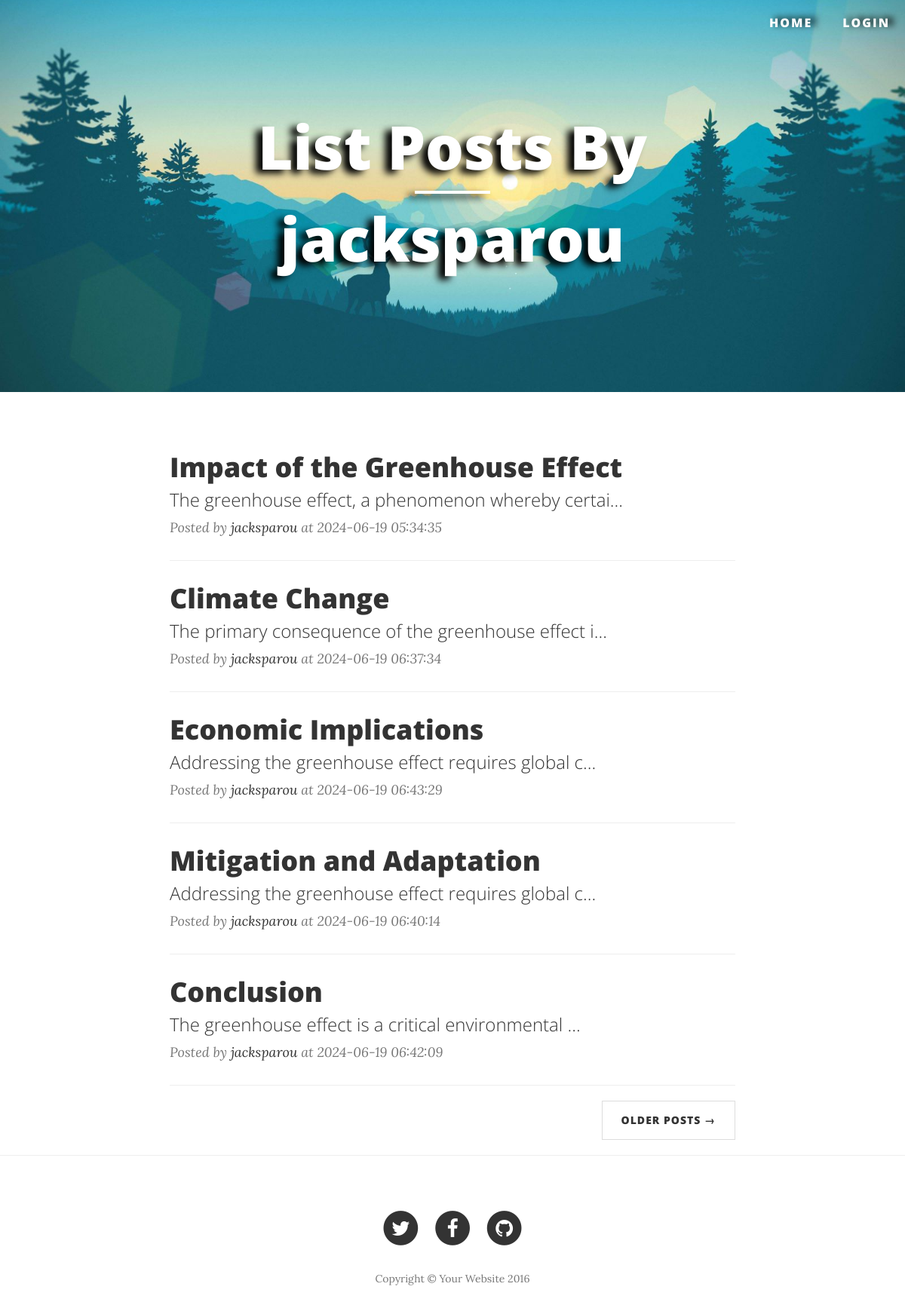
Screenshot of /view/posts/list_by_author.php?author_id=27 with the database file from the repository.
### tables this page shows
CREATE TABLE `accounts` (
  `id` int NOT NULL,
  `user_id` int NOT NULL,
  `username` varchar(100) NOT NULL,
  `password` varchar(255) NOT NULL,
  `status` int NOT NULL
);

CREATE TABLE `users` (
  `id` int NOT NULL,
  `full_name` varchar(255) NOT NULL,
  `address` varchar(255) NOT NULL,
  `age` int NOT NULL,
  `sex` varchar(10) NOT NULL,
  `phone_number` varchar(255) NOT NULL,
  `email` varchar(50) NOT NULL,
  `role` varchar(50) DEFAULT NULL,
  `status` varchar(50) DEFAULT NULL,
  `created_at` timestamp NOT NULL DEFAULT CURRENT_TIMESTAMP,
  `updated_at` timestamp NOT NULL DEFAULT CURRENT_TIMESTAMP ON UPDATE CURRENT_TIMESTAMP
);

CREATE TABLE `posts` (
  `id` int NOT NULL,
  `author_id` int NOT NULL,
  `title` varchar(100) NOT NULL,
  `content` longtext NOT NULL,
  `image` varchar(255) DEFAULT NULL,
  `status` varchar(50) DEFAULT NULL,
  `created_at` timestamp NOT NULL DEFAULT CURRENT_TIMESTAMP,
  `updated_at` timestamp NOT NULL DEFAULT CURRENT_TIMESTAMP ON UPDATE CURRENT_TIMESTAMP
);

### model/users.php (called while the page is built, shortened)
<?php
class Users
{
    private $full_name;
    public function __construct(
        $pdo,
        $id = null,
        $full_name = null,
        $address = null,
        $age = null,
        $sex = null,
        $phone_number = null,
        $email = null,
        $username = null,
        $password = null,
        $role = self::ROLE_USER,
        $status = self::STATUS_ACTIVE
    ){
        $this->full_name = $full_name;
    }
    public function getFullName() {
        return $this->full_name;
    }
    public static function getById($pdo, $id): Users
    {
        try{
            $stmt = $pdo->prepare(self::BASE_QUERY . self::TABLE. "." . self::ID. " = ?");
            $stmt->execute([$id]);
            $result = $stmt->fetchAll(PDO::FETCH_ASSOC);
            if(count($result)){
                foreach ($result as $value){
                    return new Users(
                        $pdo,
                        $value['id'],
                        $value['full_name'],
                        $value['address'],
                        $value['age'],
                        $value['sex'],
                        $value['phone_number'],
                        $value['email'],
                        $value['username'],
                        $value['password'],
                        $value['role'],
                        $value['status']
                    );
                }
            }
            return new Users($pdo);
        } catch (PDOException $e) {
            throw new exception('Cannot get user with id: '.$id.' cause: '.  $e->getMessage());
        }
    }
}

### model/blogs.php (called while the page is built, shortened)
<?php
class Blogs {
    private $pdo;
    public function __construct(
        $pdo,
        $id = null,
        $author_id = null,
        $title = null,
        $content = null,
        $image = [],
        $status = null,
        $image_path = null,
        $directory_file_call = null,
        $updated_at = null
    ){
        $this->pdo = $pdo;
    }
    public function filterByAttributes($filters) {
        try{
            $query = self::BASE_QUERY;
            foreach($filters as $filter){
                $query .= $filter[0] ." ". $filter[1] ." ". $filter[2] ." ". $filter[3];
            }
            $stmt = $this->pdo->prepare($query);
            $stmt->execute();
            return $stmt->fetchAll(PDO::FETCH_ASSOC);
        } catch (PDOException $e) {
            throw new exception('Cannot get posts with filters '.  $e->getMessage());
        }
    }
}

### view/posts/list_by_author.php (the view, shortened to what this page needs)
<?php
include_once "../../model/blogs.php";
include_once "../../model/users.php";
$author_name = '';
$results = [];
$default_number_posts = 5;
$total_page = 1;
$page = $_GET['page'] ?? 1;
$start = ($page - 1) * $default_number_posts;
$end = $page * $default_number_posts;
if (isset($_GET['author_id'])){
    try {
            $pdo = new Database();
            $pdo->setAttribute(PDO::ATTR_EMULATE_PREPARES, false);
            $pdo->setAttribute(PDO::ATTR_ERRMODE, PDO::ERRMODE_EXCEPTION);
            $author = Users::getById($pdo, $_GET['author_id']);
            $author_name = $author->getFullName();
            $posts = new Blogs($pdo);
            $results = $posts->filterByAttributes([[
                Blogs::AUTHOR_ID,
                "=",
                "'".$_GET['author_id']."'",
                null
            ]]);
            $total_page = floor(count($results) / $default_number_posts);
            $total_page = (count($results) % $default_number_posts) == 0 ? $total_page : $total_page + 1;
    } catch (Exception $e) {
        $error = 'Can not get list posts: '.  $e->getMessage();
    }
}
?>
<!DOCTYPE html>
<html lang="en">
<head>
    <link href="../resource/vendor/bootstrap/css/bootstrap.min.css" rel="stylesheet">
    <link href="../resource/css/clean-blog.css" rel="stylesheet">
    <link href="../resource/vendor/font-awesome/css/font-awesome.min.css" rel="stylesheet" type="text/css">
</head>
<body>
<?php include_once '../header.php'?>
<header class="intro-header">
    <div class="container">
        <div class="row">
            <div class="col-lg-8 col-lg-offset-2 col-md-10 col-md-offset-1">
                <div class="page-heading">
                    <h1>List Posts By</h1>
                    <hr class="small">
                    <h1><?= $author_name ?></h1>
                </div>
            </div>
        </div>
    </div>
</header>
<div class="container">
    <div class="row">
        <div class="col-lg-8 col-lg-offset-2 col-md-10 col-md-offset-1">
            <?php
            if(!empty($results)){
                foreach ($results as $key => $result){
                    if( $start <= $key && $key < $end) {
                        if (strlen($result['content']) > 50) {
                            $shortDes = substr($result['content'], 0, 50) . "...";
                        } else {
                            $shortDes = $result['content'];
                        }
                        echo "
                        <div class='post-preview'>
                            <a href='post.php?id=" . $result['id'] . "'>
                                <h2 class='post-title'>
                                    " . $result['title'] . "
                                </h2>
                                <h3 class='post-subtitle'>
                                    " . $shortDes . "
                                </h3>
                            </a>
                            <p class='post-meta'>Posted by <a href='#'>" . $result['full_name'] . "</a> at " . $result['updated_at'] . "</p>
                                </div>
                        <hr>
                    ";
                    }
                }
            }
            ?>
            <ul class="pager">
                <?php
                if ($total_page > $page){
                    echo '<li class="next"><a href="list_by_author.php?author_id=' . $_GET['author_id'] . '&page=' . ($page + 1) . '">Older Posts &rarr;</a> </li>';
                }
                ?>
            </ul>
        </div>
    </div>
</div>
<hr>
<footer>
    <div class="container">
        <div class="row">
            <div class="col-lg-8 col-lg-offset-2 col-md-10 col-md-offset-1">
                <ul class="list-inline text-center">
                    <li>
                        <a href="#">
                                <span class="fa-stack fa-lg">
                                    <i class="fa fa-circle fa-stack-2x"></i>
                                    <i class="fa fa-twitter fa-stack-1x fa-inverse"></i>
                                </span>
                        </a>
                    </li>
                    <li>
                        <a href="#">
                                <span class="fa-stack fa-lg">
                                    <i class="fa fa-circle fa-stack-2x"></i>
                                    <i class="fa fa-facebook fa-stack-1x fa-inverse"></i>
                                </span>
                        </a>
                    </li>
                    <li>
                        <a href="#">
                                <span class="fa-stack fa-lg">
                                    <i class="fa fa-circle fa-stack-2x"></i>
                                    <i class="fa fa-github fa-stack-1x fa-inverse"></i>
                                </span>
                        </a>
                    </li>
                </ul>
                <p class="copyright text-muted">Copyright &copy; Your Website 2016</p>
            </div>
        </div>
    </div>
</footer>
</body>
</html>

### view/resource/css/clean-blog.css (style rules this page uses)
body { font-family: 'Lora', 'Times New Roman', serif; font-size: 20px; color: #333333; }
p { line-height: 1.5; margin: 30px 0; }
p a { text-decoration: underline; }
h1, h2, h3, h4, h5, h6 { font-family: 'Open Sans', 'Helvetica Neue', Helvetica, Arial, sans-serif; font-weight: 800; }
a { color: #333333; }
hr.small { max-width: 100px; margin: 15px auto; border-width: 4px; border-color: white; }
.intro-header { -webkit-background-size: cover; -moz-background-size: cover; -o-background-size: cover; margin-bottom: 50px; content: ""; position: relative; top: 0; left: 0; width: 100%; height: 100%; background-image: url("../img/background.jpg"); background-position: center 80%; background-size: cover; }
.intro-header .site-heading, .intro-header .post-heading, .intro-header .page-heading { filter: drop-shadow(-9px 5px 5px black); padding: 100px 0 50px; color: white; }
@media only screen and (min-width: 768px) { .intro-header .site-heading, .intro-header .post-heading, .intro-header .page-heading { padding: 150px 0; } }
.intro-header .site-heading, .intro-header .page-heading { text-align: center; }
.intro-header .site-heading h1, .intro-header .page-heading h1 { margin-top: 0; font-size: 50px; }
@media only screen and (min-width: 768px) { .intro-header .site-heading h1, .intro-header .page-heading h1 { font-size: 80px; } }
.post-preview > a { color: #333333; }
.post-preview > a > .post-title { font-size: 30px; margin-top: 30px; margin-bottom: 10px; }
.post-preview > a > .post-subtitle { margin: 0; font-weight: 300; margin-bottom: 10px; }
.post-preview > .post-meta { color: #777777; font-size: 18px; font-style: italic; margin-top: 0; }
.post-preview > .post-meta > a { text-decoration: none; color: #333333; }
@media only screen and (min-width: 768px) { .post-preview > a > .post-title { font-size: 36px; } }
footer { padding: 50px 0 65px; }
footer .list-inline { margin: 0; padding: 0; }
footer .copyright { font-size: 14px; text-align: center; margin-bottom: 0; }
.pager { margin: 20px 0 0; }
.pager li > a, .pager li > span { font-family: 'Open Sans', 'Helvetica Neue', Helvetica, Arial, sans-serif; text-transform: uppercase; font-size: 14px; font-weight: 800; letter-spacing: 1px; padding: 15px 25px; background-color: white; border-radius: 0; }
body { -webkit-tap-highlight-color: #0085A1; }
.container { position: relative; }

### rows the page displays
accounts: user.full_name "jacksparou"
posts: title "Impact of the Greenhouse Effect", content "The greenhouse effect, a phenomenon whereby certai...", author.full_name "jacksparou", updated_at "2024-06-19 05:34:35"
posts: title "Climate Change", content "The primary consequence of the greenhouse effect i...", author.full_name "jacksparou", updated_at "2024-06-19 06:37:34"
posts: title "Economic Implications", content "Addressing the greenhouse effect requires global c...", author.full_name "jacksparou", updated_at "2024-06-19 06:43:29"
posts: title "Mitigation and Adaptation", content "Addressing the greenhouse effect requires global c...", author.full_name "jacksparou", updated_at "2024-06-19 06:40:14"
posts: title "Conclusion", content "The greenhouse effect is a critical environmental ...", author.full_name "jacksparou", updated_at "2024-06-19 06:42:09"
